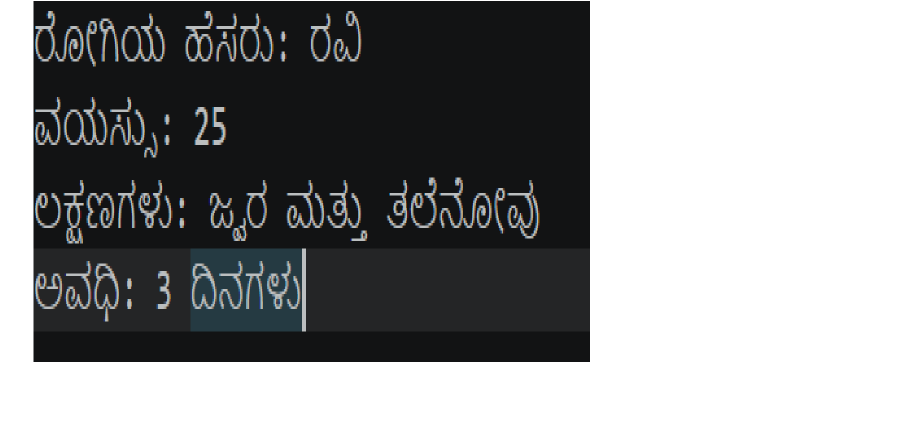
#> input picture ai_module/ocr/kannada_report.png, 1830 x 890 px, found by its file name (shown at 1/2 size)
$ python extract_text.py
#> lines starting #> are read from the running program, lines starting #| are printed output that depends on the picture
import pytesseract
from PIL import Image, ImageEnhance, ImageOps, ImageFilter
from pathlib import Path

# Tesseract installation path
pytesseract.pytesseract.tesseract_cmd = (
    r"C:\Program Files\Tesseract-OCR\tesseract.exe"
)


def extract_text(image_path, lang="kan"):
    # Open original image
#> called with lang = 'kan'
    image = Image.open(image_path).convert("RGB")

    # Convert to grayscale
    gray = ImageOps.grayscale(image)

    # Increase image size
    gray = gray.resize(
        (gray.width * 3, gray.height * 3),
        Image.Resampling.LANCZOS
    )
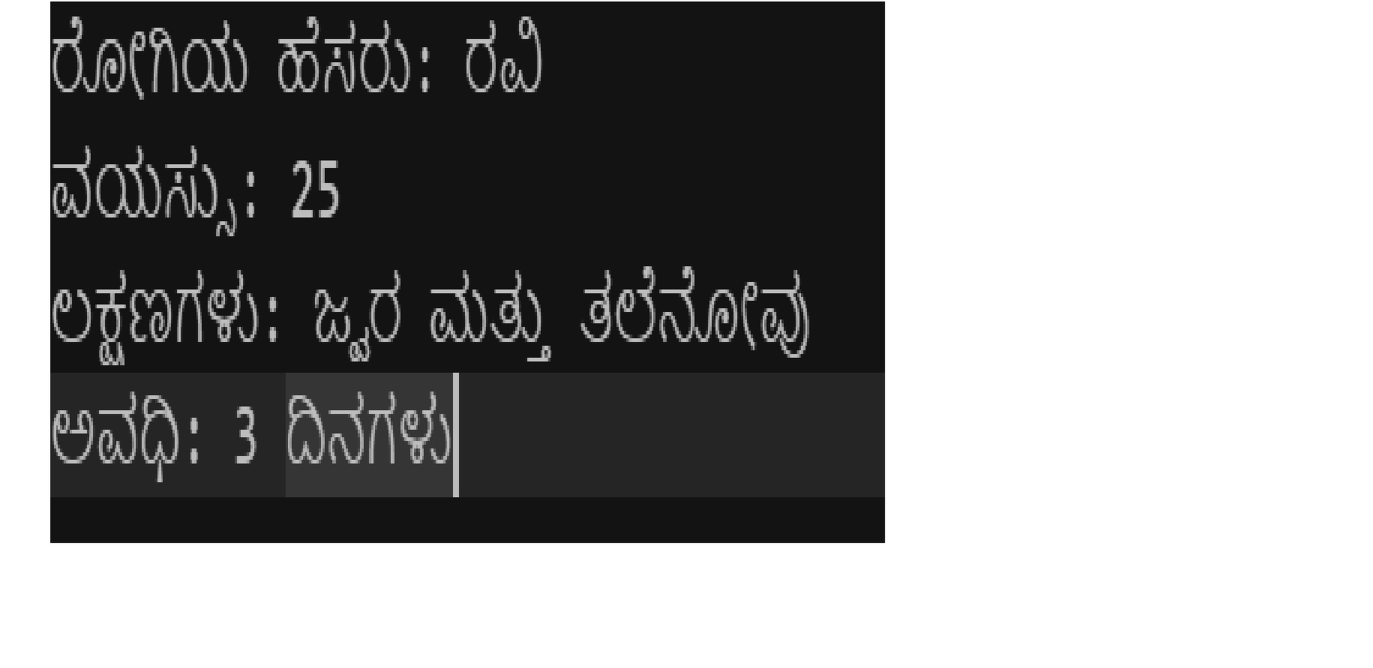
#> gray: PIL image 5490x2670 L (shown at 1/4 size); min 0, max 255, mean 146.2

    # Improve contrast slightly
    gray = ImageEnhance.Contrast(gray).enhance(1.3)
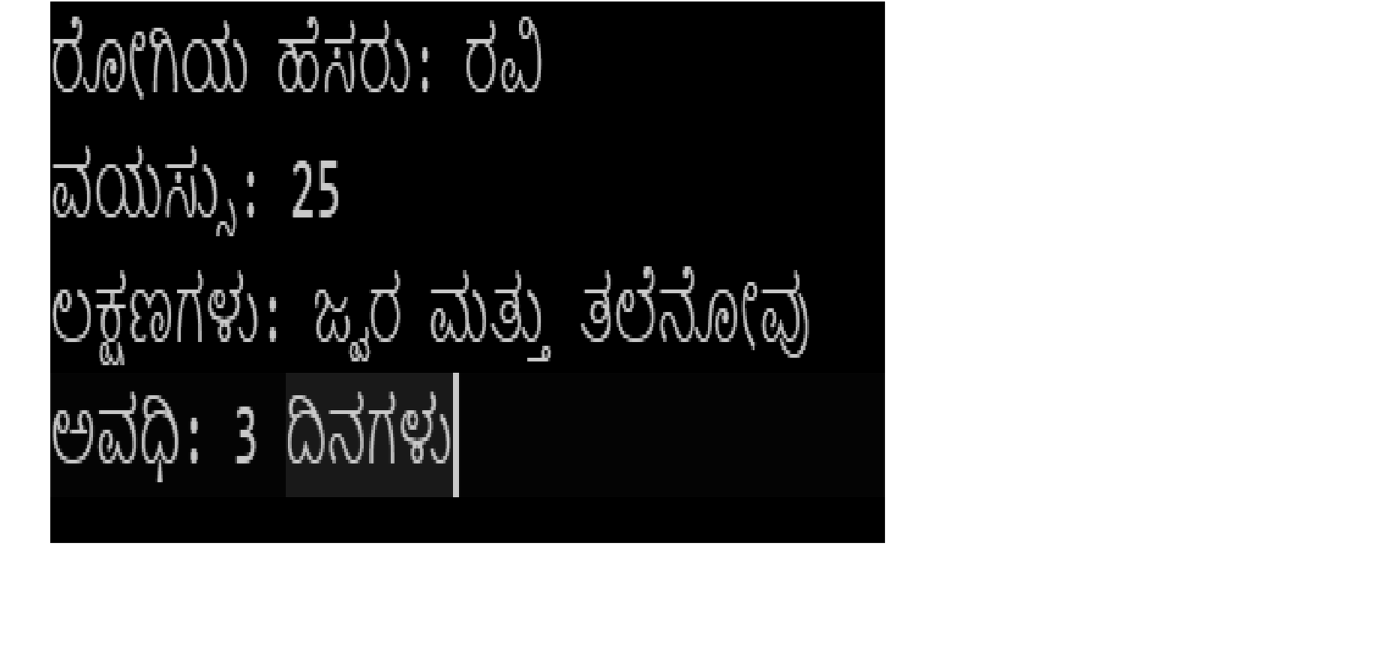
#> gray: PIL image 5490x2670 L (shown at 1/4 size); min 0, max 255, mean 136.3

    # Improve sharpness
    gray = gray.filter(ImageFilter.SHARPEN)

    # Try OCR on both original and processed images
#> (the run stopped early here; a loop or call above may not have finished)

$ run again, with ai_module/ocr/sample_report.png copied over ai_module/ocr/kannada_report.png
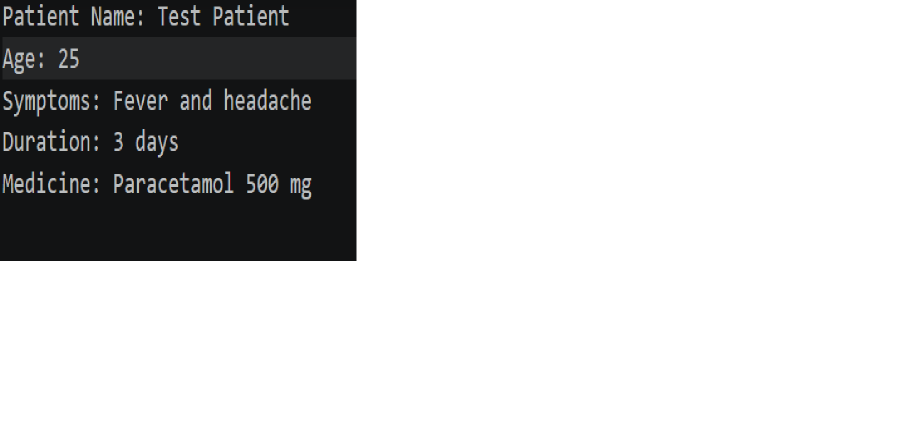
#> input picture ai_module/ocr/sample_report.png, 1830 x 890 px, found by its file name (shown at 1/2 size)
#> in extract_text, `gray = ImageEnhance.Contrast(gray).enhance(1.3)`:
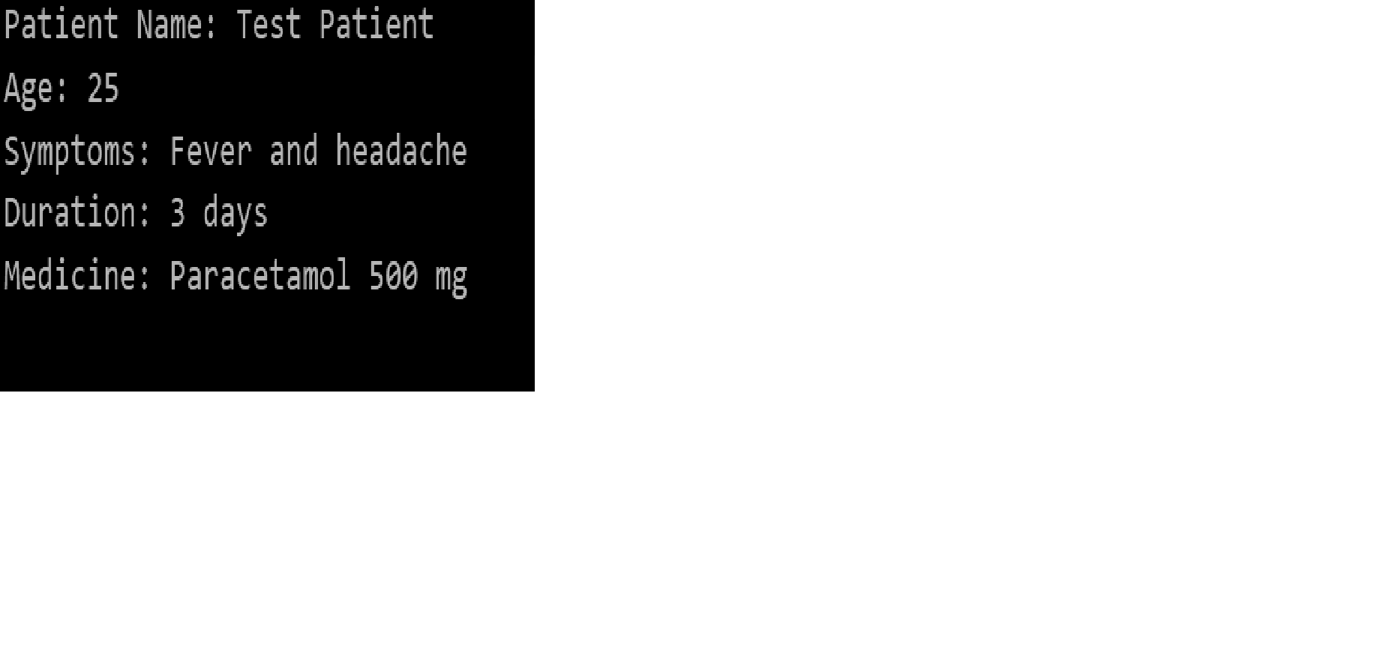
#> gray: PIL image 5490x2670 L (shown at 1/4 size); min 0, max 255, mean 199.6
